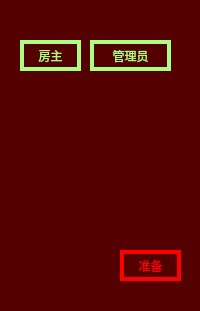
<?xml version="1.0" encoding="UTF-8"?>
<ui version="4.0">
 <class>WidgetRoomPlayer</class>
 <widget class="QWidget" name="WidgetRoomPlayer">
  <property name="geometry">
   <rect>
    <x>0</x>
    <y>0</y>
    <width>200</width>
    <height>311</height>
   </rect>
  </property>
  <property name="sizePolicy">
   <sizepolicy hsizetype="Fixed" vsizetype="Fixed">
    <horstretch>0</horstretch>
    <verstretch>0</verstretch>
   </sizepolicy>
  </property>
  <property name="minimumSize">
   <size>
    <width>200</width>
    <height>311</height>
   </size>
  </property>
  <property name="maximumSize">
   <size>
    <width>200</width>
    <height>311</height>
   </size>
  </property>
  <property name="windowTitle">
   <string>Form</string>
  </property>
  <property name="styleSheet">
   <string notr="true">background-color: rgb(85, 0, 0);</string>
  </property>
  <widget class="QLabel" name="labelNick">
   <property name="geometry">
    <rect>
     <x>0</x>
     <y>0</y>
     <width>200</width>
     <height>20</height>
    </rect>
   </property>
   <property name="sizePolicy">
    <sizepolicy hsizetype="Preferred" vsizetype="Preferred">
     <horstretch>0</horstretch>
     <verstretch>0</verstretch>
    </sizepolicy>
   </property>
   <property name="minimumSize">
    <size>
     <width>0</width>
     <height>20</height>
    </size>
   </property>
   <property name="styleSheet">
    <string notr="true">color: rgb(255, 255, 0);
border-color: rgb(255, 255, 0);</string>
   </property>
   <property name="text">
    <string/>
   </property>
   <property name="textFormat">
    <enum>Qt::PlainText</enum>
   </property>
   <property name="alignment">
    <set>Qt::AlignCenter</set>
   </property>
  </widget>
  <widget class="QLabel" name="labelPicture">
   <property name="geometry">
    <rect>
     <x>0</x>
     <y>21</y>
     <width>200</width>
     <height>290</height>
    </rect>
   </property>
   <property name="sizePolicy">
    <sizepolicy hsizetype="Preferred" vsizetype="Expanding">
     <horstretch>0</horstretch>
     <verstretch>0</verstretch>
    </sizepolicy>
   </property>
   <property name="text">
    <string/>
   </property>
  </widget>
  <widget class="QLabel" name="labelRoomHost">
   <property name="geometry">
    <rect>
     <x>20</x>
     <y>40</y>
     <width>61</width>
     <height>31</height>
    </rect>
   </property>
   <property name="styleSheet">
    <string notr="true">color: rgb(170, 255, 127);
border: 4px solid;
border-color: rgb(170, 255, 127);
font: 14pt &quot;黑体&quot;;</string>
   </property>
   <property name="text">
    <string>房主</string>
   </property>
   <property name="alignment">
    <set>Qt::AlignCenter</set>
   </property>
  </widget>
  <widget class="QLabel" name="labelAdmin">
   <property name="geometry">
    <rect>
     <x>90</x>
     <y>40</y>
     <width>81</width>
     <height>31</height>
    </rect>
   </property>
   <property name="styleSheet">
    <string notr="true">color: rgb(170, 255, 127);
border: 4px solid;
border-color: rgb(170, 255, 127);
font: 14pt &quot;黑体&quot;;</string>
   </property>
   <property name="text">
    <string>管理员</string>
   </property>
   <property name="alignment">
    <set>Qt::AlignCenter</set>
   </property>
  </widget>
  <widget class="QLabel" name="labelReady">
   <property name="geometry">
    <rect>
     <x>120</x>
     <y>250</y>
     <width>61</width>
     <height>31</height>
    </rect>
   </property>
   <property name="styleSheet">
    <string notr="true">color: rgb(244, 0, 0);
border: 4px solid;
border-color: rgb(255, 0, 0);
font: 14pt &quot;黑体&quot;;</string>
   </property>
   <property name="text">
    <string>准备</string>
   </property>
   <property name="alignment">
    <set>Qt::AlignCenter</set>
   </property>
  </widget>
 </widget>
 <resources/>
 <connections/>
</ui>
